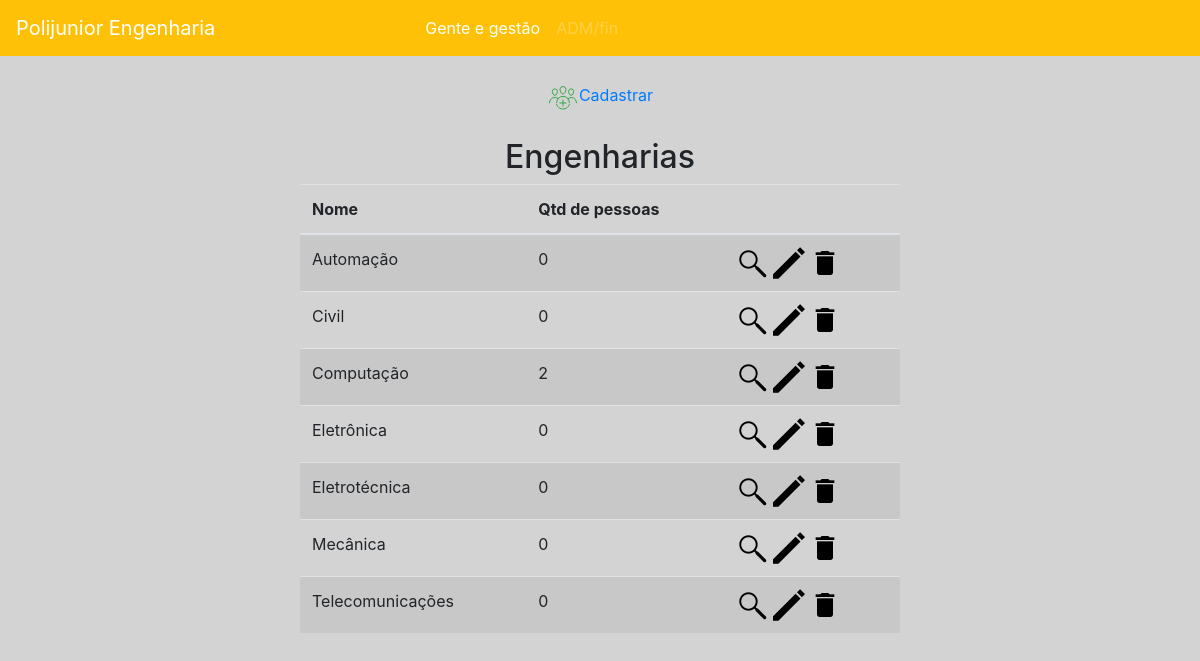
Screenshot of /engenharia.php (signed in) with the database file from the repository.
### tables this page shows
CREATE TABLE `engenharia` (
  `id` int(11) NOT NULL,
  `nome` varchar(200) NOT NULL
);

### engenharia.php (the view, shortened to what this page needs)
<?php
	include 'connection.php';
?>
<!DOCTYPE html>
<html>
<head>
	<link rel="stylesheet" type="text/css" href="css/bootstrap.min.css">
	<link rel="stylesheet" type="text/css" href="css/engenharia.css">
</head>
<body>
<center>
	<br>
	<table>
	<tr>
		<td><a href="formengenharia.php?modo=cadastrar"><img src="assets/cadastrarbutton.png">Cadastrar</a></td>
	</tr>
	</table>
	<br>
	<h2>Engenharias</h2>
	<table id="tabelaengenharias" class="table table-striped">
		<thead>
			<th>Nome</th>
			<th>Qtd de pessoas</th>
			<th></th>
		</thead>
		<?php
			$sql = "SELECT E.id, E.nome, (SELECT count(*) FROM associado A WHERE A.id_engenharia = E.id) as qtdpessoas FROM engenharia E ORDER BY E.nome";
			$result = $conn->query($sql);
			while($row = $result->fetch_assoc()){
				echo "<tr>";
				echo "<td>".$row['nome']."</td>";
				echo "<td>".$row['qtdpessoas']."</td>";
				$viewbutton = "<a href='formengenharia.php?modo=view&id=$row[id]'><img src='assets/viewbutton.png'></a> ";
				$editbutton = "<a href='formengenharia.php?modo=edit&id=$row[id]'><img src='assets/editbutton.png'></a> ";
				$deletebutton = "<a href='javascript:deletebutton($row[id])'><img src='assets/deletebutton.png'></a> ";
				$links = $viewbutton.$editbutton.$deletebutton;
				echo "<td>".$links."</td>";
				echo "</tr>";
			}
		?>
	</table>
</center>
</body>
</html>

### css/engenharia.css (style rules this page uses)
body { background: lightgray; }
#tabelaengenharias { width: 50%; }

### rows the page displays
engenharia: nome "Automação", qtdpessoas "0"
engenharia: nome "Civil", qtdpessoas "0"
engenharia: nome "Computação", qtdpessoas "2"
engenharia: nome "Eletrônica", qtdpessoas "0"
engenharia: nome "Eletrotécnica", qtdpessoas "0"
engenharia: nome "Mecânica", qtdpessoas "0"
engenharia: nome "Telecomunicações", qtdpessoas "0"
